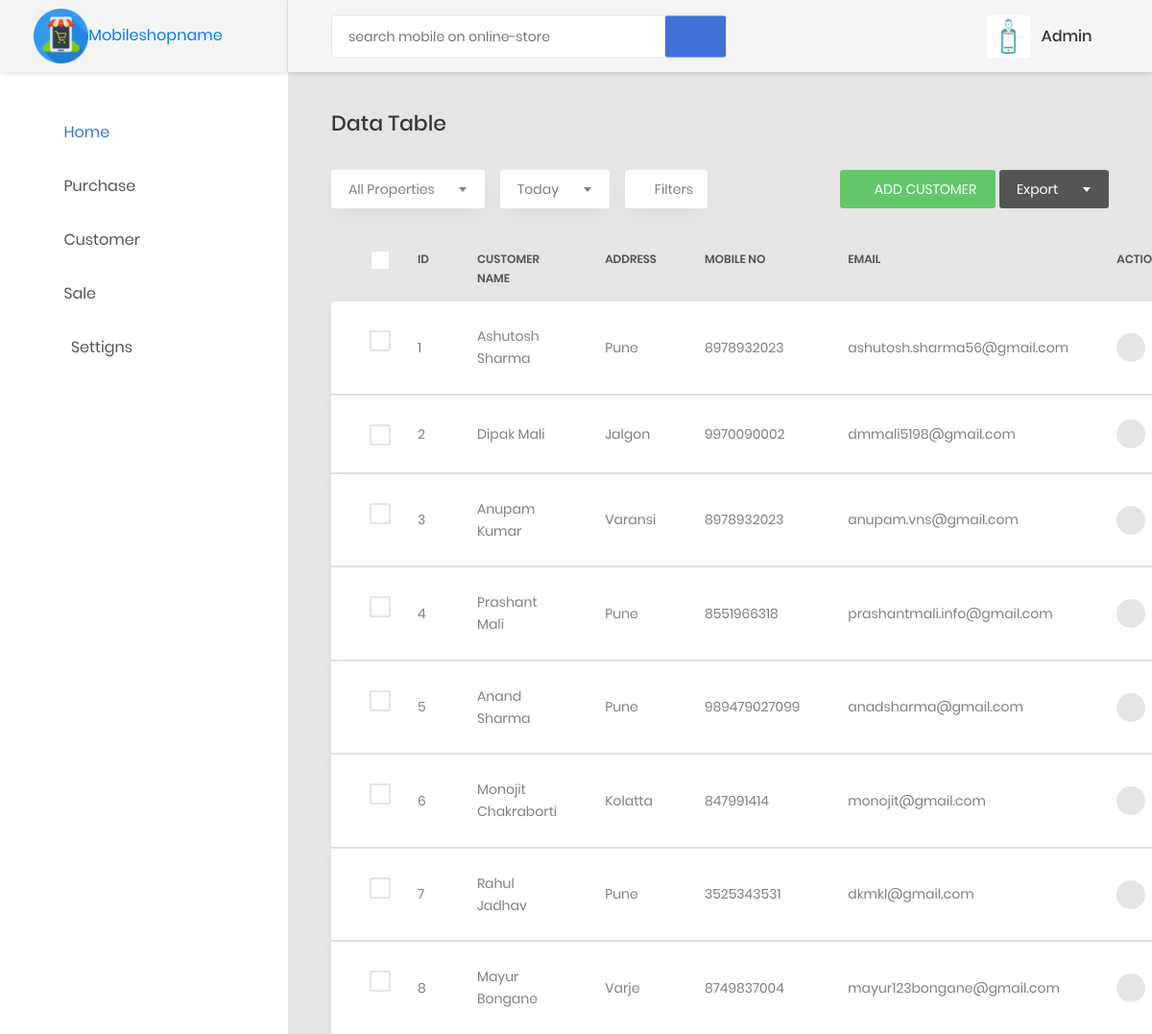
Page /totalcustomer (signed in) on the committed database.
### models/create_models.py (models this page shows, shortened)
class User(db.Model, UserMixin):
    __tablename__ = 'users'
    id = db.Column(db.Integer, primary_key=True)
    username = db.Column(db.Unicode(255), nullable=False, server_default=u'', unique=True, index=True)
    password = db.Column(db.String(255), nullable=False, server_default='')
    role = db.Column(db.Enum(RolesAvailable))
    email = db.Column(db.Unicode(255), nullable=False, server_default=u'', unique=True, index=True)
    created_at = db.Column(db.DateTime, nullable=False, default=datetime.utcnow)
    updated_at = db.Column(db.DateTime, nullable=False, default=datetime.utcnow, onupdate=datetime.utcnow)

class Customer(db.Model):
    __tablename__='customers'
    c_id = db.Column(db.Integer, primary_key=True)
    customer_name = db.Column(db.String(255),nullable=False)
    c_address = db.Column(db.String(255), nullable=False)
    c_mobileno = db.Column(db.Integer, nullable=False)
    c_email = db.Column(db.String(255), nullable=False)
    register_date = db.Column(db.DateTime, nullable=False, default=datetime.utcnow)
    modified_date = db.Column(db.DateTime, nullable=False, default=datetime.utcnow, onupdate=datetime.utcnow)
    sales = db.relationship("SalesItems", backref="customers",lazy=True)

### customers/customers.py (the view)
@customer.route("/totalcustomer")
def totalcustomer():
    customers = Customer.query.all()
    customer = len(customers)
    return render_template('static priya mobile/customers/viewcustomers.html',customers=customers,customer=customer)

### customers/customers.py (called while the page is built)
@customer.before_app_request
def load_logged_in_user():
    user_id = session.get('user_id')
    if user_id is None:
        g.user = None
    else:
        g.user = User.query.filter_by(id=user_id).first()

### users/adduser.py (called while the page is built)
@auth.before_app_request
def load_logged_in_user():
    user_id = session.get('user_id')
    if user_id is None:
        g.user = None
    else:
        g.user = User.query.filter_by(id=user_id).first()

### templates/static priya mobile/customers/viewcustomers.html (shortened to what this page needs)
{% extends 'static priya mobile/base1.html' %}
{% block content %}
{% if g.user %}
                        <div class="row">
                            <div class="col-md-12">
                                <h3 class="title-5 m-b-35">data table</h3>
                                <div class="table-data__tool">
                                    <div class="table-data__tool-left">
                                        <div class="rs-select2--light rs-select2--md">
                                        </div>
                                        <div class="rs-select2--light rs-select2--sm">
                                        </div>
                                        <button class="au-btn-filter">
                                            <i class="zmdi zmdi-filter-list"></i>filters</button>
                                    </div>
                                    <div class="table-data__tool-right">
                                         <a href="{{ url_for('customer.addcustomer') }}"><button class="au-btn au-btn-icon au-btn--green au-btn--small">
                                             <i class="zmdi zmdi-plus"></i>Add Customer</button></a>
                                        <div class="rs-select2--dark rs-select2--sm rs-select2--dark2">
                                        </div>
                                    </div>
                                </div>
                                <div class="table-responsive table-responsive-data2">
                                    <table class="table table-data2">
                                        <thead>
                                            <tr>
                                                <th>
                                                    <label class="au-checkbox">
                                                        <span class="au-checkmark"></span>
                                                    </label>
                                                </th>
                                                <th>ID</th>
                                                <th>Customer Name</th>
                                                <th>Address</th>
                                                <th>Mobile No</th>
                                                <th>Email</th>
                                                <th>Actions</th>
                                            </tr>
                                        </thead>
                                        {% for customer in customers %}
                                        <tbody>
                                            <tr class="tr-shadow">
                                                <td>
                                                    <label class="au-checkbox">
                                                        <span class="au-checkmark"></span>
                                                    </label>
                                                </td>
                                                <td>
                                                    {{ customer.c_id }}
                                                </td>
                                                <td>
                                                    {{ customer.customer_name }}
                                                </td>
                                                <td>
                                                    {{ customer.c_address }}
                                                </td>
                                                <td>
                                                    {{ customer.c_mobileno}}
                                                </td>
                                                <td>
                                                    {{ customer.c_email }}
                                                </td>
                                                <td>
                                                    <div class="table-data-feature">
                                                        <a href="{{ url_for('customer.updatecustomer' , id=customer.c_id) }}"><button class="item" data-toggle="tooltip" data-placement="top" title="Edit">
                                                            <i class="zmdi zmdi-edit"></i>
                                                    </button></a>&nbsp;&nbsp;
                                                    </div>
                                                </td>
                                            </tr>
                                        </tbody>
                                        {% endfor %}
                                    </table>
                                </div>
              {% endif %}
          {% endblock %}

### templates/static priya mobile/base1.html (shortened to what this page needs)
<!DOCTYPE html>
<html lang="en">
<head>
    <link href="{{ url_for('static', filename='css/font-face.css') }}" rel="stylesheet" media="all">
    <link href="{{ url_for('static', filename = 'vendor/font-awesome-4.7/css/font-awesome.min.css') }}" rel="stylesheet" media="all">
    <link href="{{ url_for('static', filename = 'vendor/font-awesome-5/css/fontawesome-all.min.css') }}" rel="stylesheet" media="all">
    <link href="{{ url_for('static', filename = 'vendor/mdi-font/css/material-design-iconic-font.min.css') }}" rel="stylesheet" media="all">
    <link href="{{ url_for('static', filename = 'vendor/bootstrap-4.1/bootstrap.min.css') }}" rel="stylesheet" media="all">
    <link href="{{ url_for('static', filename = 'vendor/animsition/animsition.min.css') }}" rel="stylesheet" media="all">
    <link href="{{ url_for('static', filename =  'vendor/bootstrap-progressbar/bootstrap-progressbar-3.3.4.min.css') }}" rel="stylesheet" media="all">
    <link href="{{ url_for('static', filename = 'vendor/wow/animate.css') }}" rel="stylesheet" media="all">
    <link href="{{ url_for('static', filename = 'vendor/css-hamburgers/hamburgers.min.css') }}" rel="stylesheet" media="all">
    <link href="{{ url_for('static', filename = 'vendor/slick/slick.css" rel="stylesheet') }}" media="all">
    <link href="{{ url_for('static', filename = 'vendor/select2/select2.min.css') }}" rel="stylesheet" media="all">
    <link href="{{ url_for('static', filename = 'vendor/perfect-scrollbar/perfect-scrollbar.css') }}" rel="stylesheet" media="all">
    <link href="{{ url_for('static', filename = 'css/theme.css') }}" rel="stylesheet" media="all">
</head>
<body class="animsition">
    <div class="page-wrapper">
        <aside class="menu-sidebar d-none d-lg-block">
            <div class="logo">
                <a href="#">
                    <img src="{{ url_for('static',filename='images/icon/mshop.png') }}" alt="mobileshop" id="i1"/>Mobileshopname
                </a>
            </div>
            {% if g.user %}
            <div class="menu-sidebar__content js-scrollbar1">
                <nav class="navbar-sidebar">
                    <ul class="list-unstyled navbar__list">
                        <li class="active has-sub">
                            <a class="js-arrow" href="{{ url_for('order.totalsale') }}">
                                <i class="fa fa-home"></i>Home</a>
                        </li>
                        <li>
                            <a class="js-arrow" href="#">
                                <i class="fa fa-shopping-cart"></i>Purchase</a>
                        </li>
                        <li>
                            <a class="js-arrow" href="#">
                                <i class="fa fa-address-card"></i>Customer</a>
                        </li>
                        <li>
                            <a class="js-arrow" href="#">
                                <i class="fa fa-cart-plus"></i>Sale</a>
                        </li>
                        <li>
                            <a class="js-arrow" href="#">
                                    <i class="fa fa-cog fa-fw" aria-hidden="true"></i>Settigns</a>
                        </li>
                    </ul>
                </nav>
            </div>
            {% endif %}
        </aside>
        <div class="page-container">
            <header class="header-desktop">
                <div class="section__content section__content--p30">
                    <div class="container-fluid">
                        <div class="header-wrap">
                            <form class="form-header" action="" method="POST">
                                <input class="au-input au-input--xl" type="text" name="search" placeholder="search mobile on online-store" />
                                <button class="au-btn--submit" type="submit">
                                    <a href="https://www.amazon.in/s/ref=nb_sb_noss_2?url=search-alias%3Daps&field-keywords=Apple&rh=i%3Aaps%2Ck%3AApple"><i class="zmdi zmdi-search"></i></a>
                                </button>
                            </form>
                            <div class="header-button">
                                {% if g.user %}
                                <div class="account-wrap">
                                    <div class="account-item clearfix js-item-menu">
                                        <div class="image">
                                            <img src="{{ url_for('static', filename='images/icon/admin.png') }}">
                                        </div>
                                        <div class="content">
                                            <a class="js-acc-btn" href="#">{{ g.user.username }}</a>
                                        </div>
                                        {% endif %}
                                    </div>
                                </div>
                            </div>
                        </div>
                    </div>
                </div>
            </header>
            <div class="main-content">
                <div class="section__content section__content--p30">
                    <div class="container-fluid">
                       {% block content %}
                        {% endblock %}
                    </div>
                </div>
            </div>
    </div>
</body>
</html>

### templates/static priya mobile/base1.html (style rules this page uses)
#i1 { max-width: 25%; height: 20; }

### rows in the picture
User: user.username "Admin"
Customer: c_id "1", customer_name "Ashutosh Sharma", c_address "Pune", c_mobileno "8978932023", c_email "ashutosh.sharma56@gmail.com"
Customer: c_id "2", customer_name "Dipak Mali", c_address "Jalgon", c_mobileno "9970090002", c_email "dmmali5198@gmail.com"
Customer: c_id "3", customer_name "Anupam Kumar", c_address "Varansi", c_mobileno "8978932023", c_email "anupam.vns@gmail.com"
Customer: c_id "4", customer_name "Prashant Mali", c_address "Pune", c_mobileno "8551966318", c_email "prashantmali.info@gmail.com"
Customer: c_id "5", customer_name "Anand Sharma", c_address "Pune", c_mobileno "989479027099", c_email "anadsharma@gmail.com"
Customer: c_id "6", customer_name "Monojit Chakraborti", c_address "Kolatta", c_mobileno "847991414", c_email "monojit@gmail.com"
Customer: c_id "7", customer_name "Rahul Jadhav", c_address "Pune", c_mobileno "3525343531", c_email "dkmkl@gmail.com"
Customer: c_id "8", customer_name "Mayur Bongane", c_address "Varje", c_mobileno "8749837004", c_email "mayur123bongane@gmail.com"
